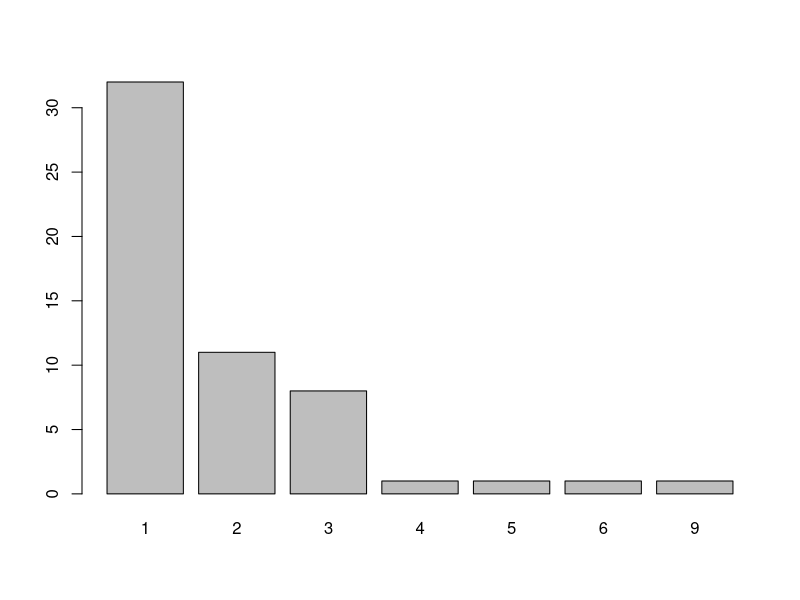
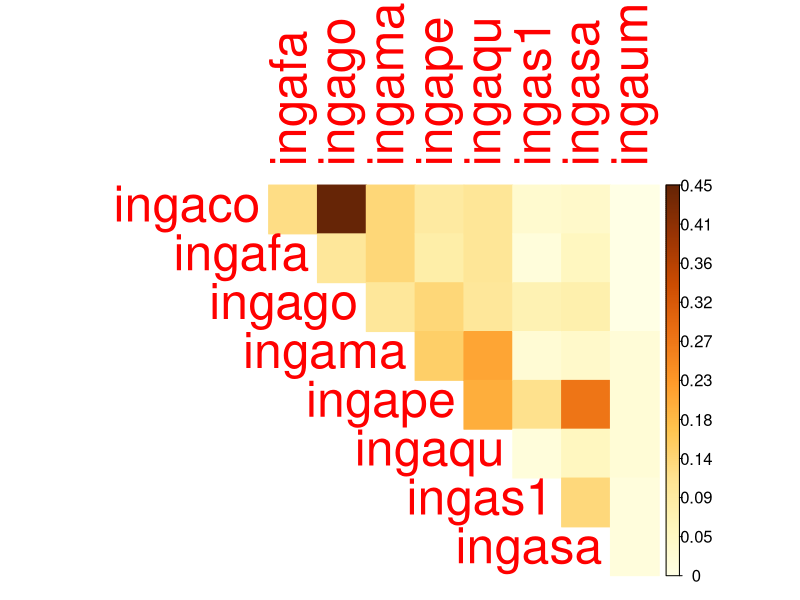

Reproduce these figures in R, in order.
#!/usr/bin/Rscript
herb<-read.csv("./data/Trait_Data/inga_herbivore_V3_Feb_27_2017.csv")
library(reshape2)
library(vegan)
library(Hmisc)
library(corrplot)

names(herb) <- c("index","plant.species","plant.sp","collection.number","n","family","genus","species","motu","Order")

#This analysis only includes  lepidoptera and  sawfly herbivores.
herbs <- herb[,c("plant.sp","n","family","species")]
leps_saw <- subset(herbs, herbs$family %nin% c("Chalcidoidea","Curculionidae","Coreidae","Cecidomyiidae","Chrysomelidae","Syrphidae"))


species_leps_saw <- leps_saw[,c(1,2,4)]
species_leps_saw <- species_leps_saw[which(species_leps_saw$plant.sp %in% c("ingaco","ingafa","ingago","ingama","ingape","ingaqu","ingas1","ingasa","ingaum")),]

species_leps_saw_wide <-dcast(
  species_leps_saw, 
  plant.sp ~ species,
  value.var="n",
  fun.aggregate=sum
)

row.names(species_leps_saw_wide) <- species_leps_saw_wide$plant.sp
species_leps_saw_wide <- species_leps_saw_wide[c("ingaco","ingafa","ingago","ingama","ingape","ingaqu","ingas1","ingasa","ingaum"),]
species_leps_saw_wide <- species_leps_saw_wide[,-1]
spec_wide_leps_saw_normal <- decostand(species_leps_saw_wide, "total", MARGIN=1)

spe.jaccard_leps_saw <- vegdist(spec_wide_leps_saw_normal, method="jaccard")
herb_dist_jaccard_leps_saw_ish <- as.data.frame(stats:::as.matrix.dist(spe.jaccard_leps_saw))
herb_dist_jaccard_leps_saw_ish_norm <- (herb_dist_jaccard_leps_saw_ish/max(herb_dist_jaccard_leps_saw_ish))
herb_sim_norm_jaccard_leps_saw_ish <- (1- herb_dist_jaccard_leps_saw_ish_norm)




#host dietbreadth figure
species_leps_saw_binary <- species_leps_saw
species_leps_saw_binary$n <- 1

species_leps_saw_binary_wide <-dcast(
  unique(species_leps_saw_binary), 
  plant.sp ~ species,
  value.var="n",
  fun.aggregate=sum
)
species_leps_saw_binary_wide <- species_leps_saw_binary_wide[,-1]
nspp <- data.frame(motu = names(species_leps_saw_binary_wide),nspp = colSums(species_leps_saw_binary_wide))
barplot(table(nspp$nspp))

#Herbivore similarity correlation plot


corrplot::corrplot(as.matrix(herb_sim_norm_jaccard_leps_saw_ish) , is.corr = FALSE , type = "upper",diag = F,method = "color",tl.cex = 3,cl.cex = 1)
